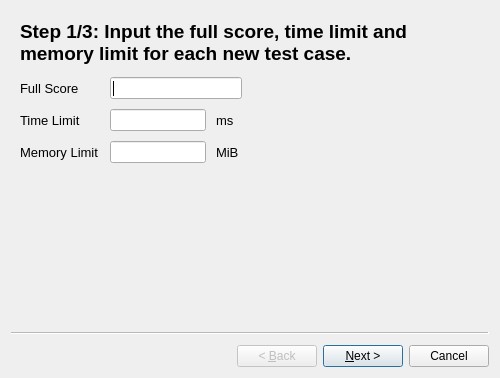
<?xml version="1.0" encoding="UTF-8"?>
<ui version="4.0">
 <class>AddTestCasesWizard</class>
 <widget class="QWizard" name="AddTestCasesWizard">
  <property name="geometry">
   <rect>
    <x>0</x>
    <y>0</y>
    <width>500</width>
    <height>378</height>
   </rect>
  </property>
  <property name="minimumSize">
   <size>
    <width>459</width>
    <height>372</height>
   </size>
  </property>
  <property name="windowTitle">
   <string>Add Test Cases</string>
  </property>
  <widget class="QWizardPage" name="wizardPage1">
   <layout class="QVBoxLayout" name="verticalLayout">
    <property name="spacing">
     <number>12</number>
    </property>
    <item>
     <widget class="QLabel" name="stepOneLabel">
      <property name="font">
       <font>
        <pointsize>14</pointsize>
        <weight>75</weight>
        <bold>true</bold>
       </font>
      </property>
      <property name="text">
       <string>Step 1/3: Input the full score, time limit and memory limit for each new test case.</string>
      </property>
      <property name="wordWrap">
       <bool>true</bool>
      </property>
     </widget>
    </item>
    <item>
     <layout class="QGridLayout" name="gridLayout">
      <property name="horizontalSpacing">
       <number>12</number>
      </property>
      <property name="verticalSpacing">
       <number>10</number>
      </property>
      <item row="0" column="0">
       <widget class="QLabel" name="fullScoreLabel">
        <property name="font">
         <font>
          <pointsize>10</pointsize>
          <weight>50</weight>
          <bold>false</bold>
         </font>
        </property>
        <property name="text">
         <string>Full Score</string>
        </property>
       </widget>
      </item>
      <item row="0" column="1">
       <layout class="QHBoxLayout" name="horizontalLayout_3">
        <item>
         <widget class="QLineEdit" name="fullScore">
          <property name="minimumSize">
           <size>
            <width>132</width>
            <height>22</height>
           </size>
          </property>
          <property name="maximumSize">
           <size>
            <width>132</width>
            <height>22</height>
           </size>
          </property>
          <property name="font">
           <font>
            <pointsize>10</pointsize>
           </font>
          </property>
         </widget>
        </item>
        <item>
         <spacer name="horizontalSpacer">
          <property name="orientation">
           <enum>Qt::Horizontal</enum>
          </property>
          <property name="sizeHint" stdset="0">
           <size>
            <width>40</width>
            <height>20</height>
           </size>
          </property>
         </spacer>
        </item>
       </layout>
      </item>
      <item row="1" column="0">
       <widget class="QLabel" name="timeLimitLabel">
        <property name="font">
         <font>
          <pointsize>10</pointsize>
          <weight>50</weight>
          <bold>false</bold>
         </font>
        </property>
        <property name="text">
         <string>Time Limit</string>
        </property>
       </widget>
      </item>
      <item row="1" column="1">
       <layout class="QHBoxLayout" name="horizontalLayout_2">
        <property name="spacing">
         <number>10</number>
        </property>
        <item>
         <widget class="QLineEdit" name="timeLimit">
          <property name="minimumSize">
           <size>
            <width>96</width>
            <height>22</height>
           </size>
          </property>
          <property name="maximumSize">
           <size>
            <width>96</width>
            <height>22</height>
           </size>
          </property>
          <property name="font">
           <font>
            <pointsize>10</pointsize>
           </font>
          </property>
         </widget>
        </item>
        <item>
         <widget class="QLabel" name="msLabel">
          <property name="font">
           <font>
            <pointsize>10</pointsize>
           </font>
          </property>
          <property name="text">
           <string>ms</string>
          </property>
         </widget>
        </item>
        <item>
         <spacer name="horizontalSpacer_2">
          <property name="orientation">
           <enum>Qt::Horizontal</enum>
          </property>
          <property name="sizeHint" stdset="0">
           <size>
            <width>40</width>
            <height>20</height>
           </size>
          </property>
         </spacer>
        </item>
       </layout>
      </item>
      <item row="2" column="0">
       <widget class="QLabel" name="memoryLimitLabel">
        <property name="font">
         <font>
          <pointsize>10</pointsize>
          <weight>50</weight>
          <bold>false</bold>
         </font>
        </property>
        <property name="text">
         <string>Memory Limit</string>
        </property>
       </widget>
      </item>
      <item row="2" column="1">
       <layout class="QHBoxLayout" name="horizontalLayout">
        <property name="spacing">
         <number>10</number>
        </property>
        <item>
         <widget class="QLineEdit" name="memoryLimit">
          <property name="minimumSize">
           <size>
            <width>96</width>
            <height>22</height>
           </size>
          </property>
          <property name="maximumSize">
           <size>
            <width>96</width>
            <height>22</height>
           </size>
          </property>
          <property name="font">
           <font>
            <pointsize>10</pointsize>
           </font>
          </property>
         </widget>
        </item>
        <item>
         <widget class="QLabel" name="mbLabel">
          <property name="font">
           <font>
            <pointsize>10</pointsize>
           </font>
          </property>
          <property name="text">
           <string>MiB</string>
          </property>
         </widget>
        </item>
        <item>
         <spacer name="horizontalSpacer_3">
          <property name="orientation">
           <enum>Qt::Horizontal</enum>
          </property>
          <property name="sizeHint" stdset="0">
           <size>
            <width>40</width>
            <height>20</height>
           </size>
          </property>
         </spacer>
        </item>
       </layout>
      </item>
     </layout>
    </item>
    <item>
     <spacer name="verticalSpacer">
      <property name="orientation">
       <enum>Qt::Vertical</enum>
      </property>
      <property name="sizeHint" stdset="0">
       <size>
        <width>20</width>
        <height>141</height>
       </size>
      </property>
     </spacer>
    </item>
   </layout>
  </widget>
  <widget class="QWizardPage" name="wizardPage2">
   <layout class="QVBoxLayout" name="verticalLayout_3">
    <property name="spacing">
     <number>10</number>
    </property>
    <item>
     <widget class="QLabel" name="stepTwoLabel">
      <property name="font">
       <font>
        <pointsize>14</pointsize>
        <weight>75</weight>
        <bold>true</bold>
       </font>
      </property>
      <property name="text">
       <string>Step 2/3: Input patterns for input files and output files. Use argument &lt;1&gt;, &lt;2&gt;, etc. to represent a regular expression. Files will in the same subtask when their matched parts of checked expressions are identical.</string>
      </property>
      <property name="wordWrap">
       <bool>true</bool>
      </property>
     </widget>
    </item>
    <item>
     <layout class="QGridLayout" name="gridLayout_2">
      <property name="horizontalSpacing">
       <number>12</number>
      </property>
      <property name="verticalSpacing">
       <number>9</number>
      </property>
      <item row="0" column="0">
       <widget class="QLabel" name="inputFilesPatternLabel">
        <property name="font">
         <font>
          <pointsize>10</pointsize>
         </font>
        </property>
        <property name="text">
         <string>Input Files Pattern</string>
        </property>
       </widget>
      </item>
      <item row="0" column="1">
       <widget class="QLineEdit" name="inputFilesPattern">
        <property name="font">
         <font>
          <pointsize>10</pointsize>
         </font>
        </property>
       </widget>
      </item>
      <item row="1" column="0">
       <widget class="QLabel" name="outputFilesPatternLabel">
        <property name="font">
         <font>
          <pointsize>10</pointsize>
         </font>
        </property>
        <property name="text">
         <string>Output Files Pattern</string>
        </property>
       </widget>
      </item>
      <item row="1" column="1">
       <widget class="QLineEdit" name="outputFilesPattern">
        <property name="font">
         <font>
          <pointsize>10</pointsize>
         </font>
        </property>
       </widget>
      </item>
     </layout>
    </item>
    <item>
     <layout class="QHBoxLayout" name="horizontalLayout_4">
      <property name="spacing">
       <number>10</number>
      </property>
      <item>
       <widget class="QTableWidget" name="argumentList">
        <property name="font">
         <font>
          <pointsize>10</pointsize>
         </font>
        </property>
        <property name="selectionMode">
         <enum>QAbstractItemView::SingleSelection</enum>
        </property>
        <attribute name="horizontalHeaderMinimumSectionSize">
         <number>70</number>
        </attribute>
        <attribute name="horizontalHeaderHighlightSections">
         <bool>false</bool>
        </attribute>
        <attribute name="horizontalHeaderStretchLastSection">
         <bool>true</bool>
        </attribute>
        <attribute name="verticalHeaderVisible">
         <bool>false</bool>
        </attribute>
        <attribute name="verticalHeaderMinimumSectionSize">
         <number>25</number>
        </attribute>
        <attribute name="verticalHeaderDefaultSectionSize">
         <number>27</number>
        </attribute>
        <column>
         <property name="text">
          <string>Argument</string>
         </property>
         <property name="font">
          <font>
           <pointsize>10</pointsize>
          </font>
         </property>
        </column>
        <column>
         <property name="text">
          <string>Regular Expression</string>
         </property>
         <property name="font">
          <font>
           <pointsize>10</pointsize>
          </font>
         </property>
        </column>
       </widget>
      </item>
      <item>
       <layout class="QVBoxLayout" name="verticalLayout_2">
        <item>
         <spacer name="verticalSpacer_2">
          <property name="orientation">
           <enum>Qt::Vertical</enum>
          </property>
          <property name="sizeHint" stdset="0">
           <size>
            <width>20</width>
            <height>40</height>
           </size>
          </property>
         </spacer>
        </item>
        <item>
         <widget class="QToolButton" name="addArgumentButton">
          <property name="minimumSize">
           <size>
            <width>27</width>
            <height>27</height>
           </size>
          </property>
          <property name="maximumSize">
           <size>
            <width>27</width>
            <height>27</height>
           </size>
          </property>
          <property name="text">
           <string/>
          </property>
          <property name="icon">
           <iconset resource="../../resource.qrc">
            <normaloff>:/icon/list-add.svg</normaloff>:/icon/list-add.svg</iconset>
          </property>
         </widget>
        </item>
        <item>
         <widget class="QToolButton" name="deleteArgumentButton">
          <property name="minimumSize">
           <size>
            <width>27</width>
            <height>27</height>
           </size>
          </property>
          <property name="maximumSize">
           <size>
            <width>27</width>
            <height>27</height>
           </size>
          </property>
          <property name="text">
           <string/>
          </property>
          <property name="icon">
           <iconset resource="../../resource.qrc">
            <normaloff>:/icon/list-remove.svg</normaloff>:/icon/list-remove.svg</iconset>
          </property>
         </widget>
        </item>
        <item>
         <spacer name="verticalSpacer_3">
          <property name="orientation">
           <enum>Qt::Vertical</enum>
          </property>
          <property name="sizeHint" stdset="0">
           <size>
            <width>20</width>
            <height>40</height>
           </size>
          </property>
         </spacer>
        </item>
       </layout>
      </item>
     </layout>
    </item>
   </layout>
  </widget>
  <widget class="QWizardPage" name="wizardPage3">
   <layout class="QVBoxLayout" name="verticalLayout_4">
    <property name="spacing">
     <number>10</number>
    </property>
    <item>
     <widget class="QLabel" name="stepThreeLabel">
      <property name="font">
       <font>
        <family>Cantarell</family>
        <pointsize>14</pointsize>
        <weight>75</weight>
        <bold>true</bold>
       </font>
      </property>
      <property name="text">
       <string>Step 3/3: Preview the result and finish the wizard.</string>
      </property>
      <property name="wordWrap">
       <bool>true</bool>
      </property>
     </widget>
    </item>
    <item>
     <widget class="QTreeWidget" name="testCasesViewer">
      <property name="font">
       <font>
        <pointsize>10</pointsize>
       </font>
      </property>
      <property name="columnCount">
       <number>2</number>
      </property>
      <attribute name="headerVisible">
       <bool>false</bool>
      </attribute>
      <column>
       <property name="text">
        <string notr="true">1</string>
       </property>
      </column>
      <column>
       <property name="text">
        <string notr="true">2</string>
       </property>
      </column>
     </widget>
    </item>
   </layout>
  </widget>
 </widget>
 <resources>
  <include location="../../resource.qrc"/>
 </resources>
 <connections/>
</ui>
